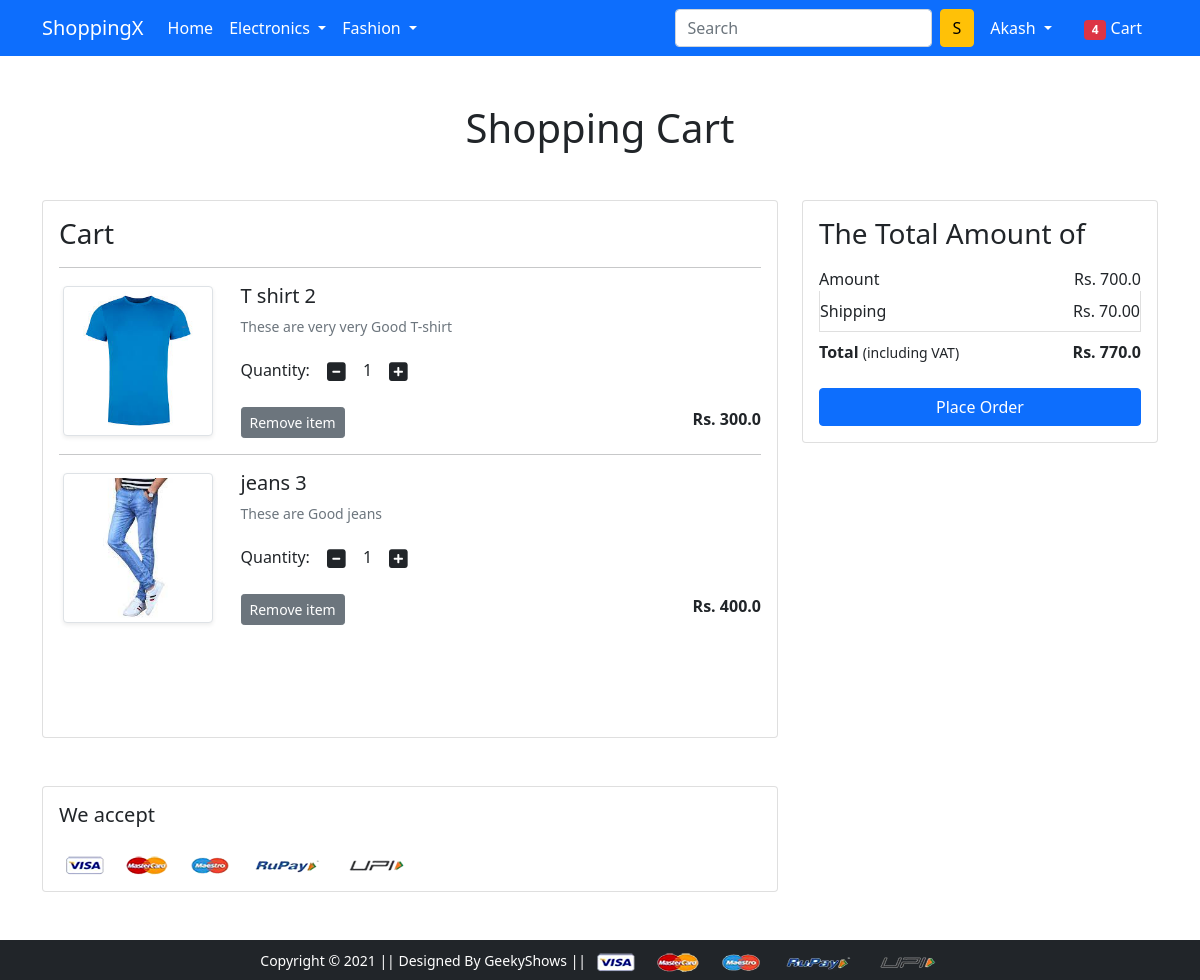
The app's page /cart/ (signed in) with its own data.
### app/models.py (models this page shows, shortened)
class Cart(models.Model):
    user = models.ForeignKey(User, on_delete=models.CASCADE)
    product = models.ForeignKey(Product, on_delete=models.CASCADE)
    quantity = models.PositiveIntegerField(default=1)

class Product(models.Model):
    title = models.CharField(max_length=100)
    selling_price = models.FloatField()
    discounted_price = models.FloatField()
    description = models.TextField()
    brand = models.CharField(max_length=100)
    category = models.CharField( choices=CATEGORY_CHOICES, max_length=2)
    product_image = models.ImageField(upload_to='productimg')

### app/views.py (the view)
# urls.py: path('cart/', views.show_cart, name='showcart'),
@login_required
def show_cart(request):
    if request.user.is_authenticated:
        user = request.user
        cart = Cart.objects.filter(user=user)
        amount = 0.0
        shipping_amount = 70.0
        total_amount = 0.0
        cart_product = [p for p in Cart.objects.all() if p.user == user]
        if cart_product:
            for p in cart_product:
                tempamount = (p.quantity * p.product.discounted_price)
                amount += tempamount
                totalamount = amount + shipping_amount
            return render(request, 'app/addtocart.html', {'carts':cart, 'totalamount':totalamount, 'amount':amount})
        else:
            return render(request, 'app/emptycart.html')

### app/templates/app/addtocart.html (shortened to what this page needs)
{% extends 'app/base.html' %}
{% load static %}
{% block main-content %}
<div class="container my-5">
 <div class="row">
  <h1 class="text-center mb-5">Shopping Cart</h1>
  <div class="col-sm-8">
  <div class="card">
   <div class="card-body">
    <h3>Cart</h3>
    {% for cart in carts %}
    <hr>
    <div class="row">
     <div class="col-sm-3 text-center align-self-center"><img src="{{cart.product.product_image.url}}" alt="" srcset="" class="img-fluid img-thumbnail shadow-sm" height="150" width="150"> </div>
     <div class="col-sm-9">
      <div>
       <h5>{{cart.product.title}}</h5>
       <p class="mb-2 text-muted small">{{cart.product.description}}</p>
       <div class="my-3">
        <label for="quantity">Quantity:</label>
        <a class="minus-cart btn" pid="{{cart.product.id}}"><i class="fas fa-minus-square fa-lg"></i></a>
          <span id="quantity">{{cart.quantity}}</span>
        <a class="plus-cart btn" pid="{{cart.product.id}}"><i class="fas fa-plus-square fa-lg"></i></a>
       </div>
       <div class="d-flex justify-content-between">
        <a href="#" class="btn btn-sm btn-secondary mr-3 remove-cart" pid="{{cart.product.id}}">Remove item </a>
        <p class="mb-0"><span><strong>Rs. {{cart.product.discounted_price}}</strong></span></p>
       </div>
      </div>
     </div>
    </div>
    {% endfor %}
   </div>
   </div>
  </div>
  <div class="col-sm-4">
   <div class="card">
    <div class="card-body">
      <h3>The Total Amount of</h3>
      <ul class="list-group">
       <li class="list-group-item d-flex justify-content-between align-items-center border-0 px-0 pb-0">Amount<span>Rs. <span id="amount">{{amount}}</span> </span></li>
       <li class="list-group-item d-flex justify-content-between align-items-center px-0">Shipping<span>Rs. 70.00</span></li>
       <li class="list-group-item d-flex justify-content-between align-items-center border-0 px-0 mb-3">
        <div>
           <strong>Total</strong> <small>(including VAT)</small>
         </div>
         <span><strong>Rs. <strong id="totalamount">{{totalamount}}</strong> </strong></span>
       </li>
      </ul>
      <div class="d-grid"><a href="{% url 'checkout' %}" class="btn btn-primary">Place Order</a></div>
    </div>
   </div>
  </div>
 </div>
</div>
<div class="container">
 <div class="row">
  <div class="col-sm-8">
   <div class="card">
    <div class="card-body">
      <h5 class="mb-4">We accept</h5>
      <img src="{% static 'app/images/payment.png' %}" alt="" class="img-fluid">
    </div>
  </div>
  </div>
 </div>
</div>
{% endblock main-content %}

### app/templates/app/base.html (shortened to what this page needs)
<!doctype html>
{% load static %}
<html lang="en">
  <head>
    <link href="https://cdn.jsdelivr.net/npm/bootstrap@5.0.0-beta1/dist/css/bootstrap.min.css" rel="stylesheet">
    <link rel="stylesheet" href="{% static 'app/css/owl.carousel.min.css' %}">
    <link rel="stylesheet" href="{% static 'app/css/all.min.css' %}">
    <link rel="stylesheet" href="{% static 'app/css/style.css' %}">
  </head>
  <body>
    <nav class="navbar navbar-expand-lg navbar-dark bg-primary">
     <div class="container">
       <a class="navbar-brand" href="/">ShoppingX</a>
       <div class="collapse navbar-collapse" id="navbarSupportedContent">
         <ul class="navbar-nav me-auto mb-2 mb-lg-0">
           <li class="nav-item">
             <a class="nav-link active" aria-current="page" href="/">Home</a>
           </li>
           <li class="nav-item dropdown">
             <a class="nav-link dropdown-toggle text-white" href="#" id="electronicsDropdown" role="button" data-bs-toggle="dropdown" aria-expanded="false">
               Electronics
             </a>
           </li>
           <li class="nav-item dropdown">
             <a class="nav-link dropdown-toggle text-white" href="#" id="fashionDropdown" role="button" data-bs-toggle="dropdown" aria-expanded="false">
               Fashion
             </a>
           </li>
         </ul>
         <form class="d-flex">
           <input class="form-control me-2" type="search" placeholder="Search" aria-label="Search">
           <button class="btn btn-warning" type="submit">S</button>
         </form>
         <div>
          <ul class="navbar-nav me-auto mb-2 mb-lg-0">
          {% if request.user.is_authenticated %}
           <li class="nav-item dropdown mx-2">
              <a class="nav-link dropdown-toggle text-white" href="#" id="profileDropdown" role="button" data-bs-toggle="dropdown" aria-expanded="false">
                {{request.user.username|capfirst}}
              </a>
            </li>
            <li class="nav-item mx-2">
             <a href="{% url 'showcart' %}" class="nav-link text-white"><span class="badge bg-danger">4</span> Cart </a>
            </li>
            {% endif %}
          </ul>
         </div>
       </div>
     </div>
    </nav>
    {% block main-content %} {% endblock main-content %}
    <footer class="container-fluid bg-dark text-center p-2 mt-5">
        <small class="text-white">Copyright &copy; 2021 || Designed By GeekyShows || </small>
        <img src="{% static 'app/images/payment.png' %}" alt="" srcset="" class="img-fluid" height="2px">
    </footer>
  </body>
</html>

### records on screen
Cart: product.product_image (picture), product "T shirt 2", product.description "These are very very Good T-shirt", quantity "1", product.discounted_price "300.0"
Cart: product.product_image (picture), product "jeans 3", product.description "These are Good jeans", quantity "1", product.discounted_price "400.0"

### other values on screen
{{ request.user.username|capfirst }} "Akash"
{{ amount }} "700.0"
{{ totalamount }} "770.0"
